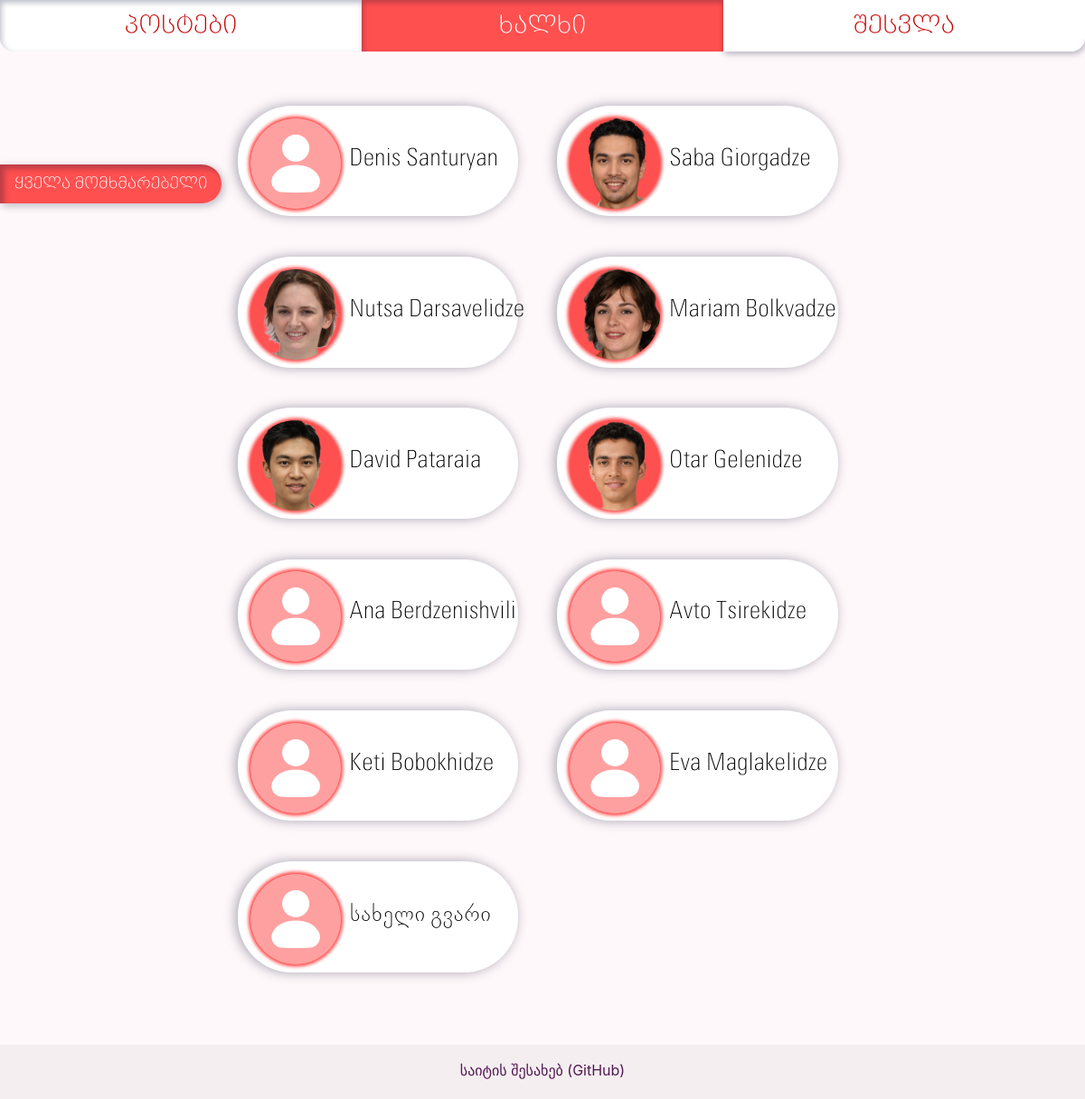
The app's page /people/, older data.
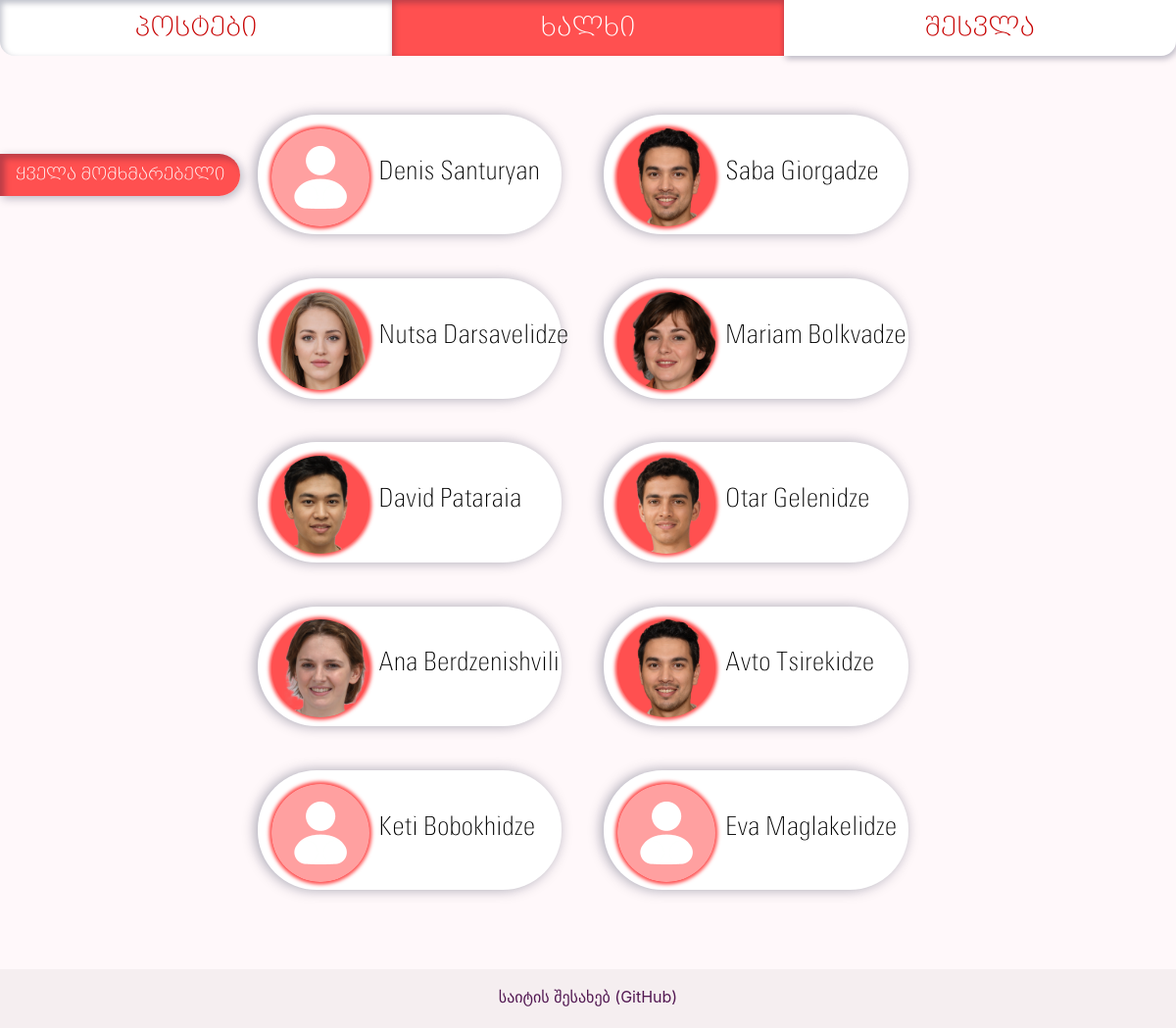
The same page, newer data.
### app/models/users.py (models this page shows, shortened)
class User(db.Model, UserMixin):
    __tablename__ = 'users'
    id = db.Column(db.Integer, primary_key=True)
    username = db.Column(db.String(16), unique=True, nullable=False, index=True)
    password = db.Column(db.String(255))
    name_first = db.Column(db.String)
    name_last = db.Column(db.String)
    email = db.Column(db.String(64), unique=True, nullable=False, index=True)
    sex = db.Column(db.String)
    dob = db.Column(db.Date)
    age = db.Column(db.Integer)
    picture = db.Column(db.String)
    post = db.relationship('PostsModel', backref='User', uselist=False)
    comment = db.relationship('Comment', backref='User', uselist=False)
    roles = db.relationship('Role', secondary=roles_users,
                            backref=db.backref('users', lazy='dynamic'))
    friends = db.relationship('User', secondary=friendships,
                              primaryjoin=id == friendships.c.user_id_one,
                              secondaryjoin=id == friendships.c.user_id_two)

### app/profiles/views.py (the view)
@profiles_blueprint.route('/')
@profiles_blueprint.route('/<username>', methods=['GET', 'POST'])
def list_people(username=None):
    if username:
        user = User.find_by_username(username)
        friend_request_form = FriendRequestForm()
        if current_user.is_authenticated:
            if user.id == current_user.id:
                return redirect(url_for('profiles.profile'))
            incoming_requests = FriendRequest.query.filter_by(recipient_user=current_user.id, active=1).all()
            incoming_requests_ids = [r.id for r in incoming_requests]
            incoming_requests_senders = [r.sender_user for r in incoming_requests]
            incoming_requests = [incoming_requests_ids, incoming_requests_senders]
            friend_asked = FriendRequest.query.filter_by(recipient_user=user.id,
                                                         sender_user=current_user.id,
                                                         active=1).first()
            if request.method == 'POST':  # happens when sending a friend request or deleting an existing one
                sender = int(friend_request_form.sender_user.data)
                receiver = int(friend_request_form.receiving_user.data)
                if sender == current_user.id and receiver == user.id:
                    if friend_request_form.submit_friend_request.data:
                        if not friend_asked:
                            new_friend_request = FriendRequest(sender_user=sender,
                                                               recipient_user=receiver)
                            db.session.add(new_friend_request)
                            db.session.commit()
                            return redirect(url_for('profiles.list_people', username=user.username))
                    elif friend_request_form.undo_friend_request.data:
                        if friend_asked:
                            db.session.delete(friend_asked)
                            db.session.commit()
                            return redirect(url_for('profiles.list_people', username=user.username))
        else:
            friend_asked = None
            incoming_requests = None
        return render_template('people_profile.html', pages=generate_nav_links(),
                               user=user,
                               friend_request_form=friend_request_form,
                               friend_asked=friend_asked,
                               incoming_requests=incoming_requests)
    else:
        people_list = User.query.all()
        return render_template('people.html', pages=generate_nav_links(), people_list=people_list)

### app/tools/nav_link_list.py (called while the page is built)
def generate_nav_links():
    pages_nav_list = [
        ("posts.list_posts", "პოსტები"),
        ("profiles.list_people", "ხალხი"),
        ("auth.auth", "შესვლა")
    ]
    from flask_login import current_user
    if current_user.is_authenticated:
        pages_nav_list[2] = ('profiles.profile', current_user.username.upper())
    return pages_nav_list

### app/profiles/templates/people.html (shortened to what this page needs)
{% extends "base.html" %}
{% block content %}
{% from 'macros_images.html' import show_profile_picture %}
  <div class="c-3">
    <div class="nav flex-column nav-pills nav-left-tabs profile-list-buttons" id="v-pills-tab" role="tablist" aria-orientation="vertical">
      <a class="nav-link  active profile-list-buttons-single" id="v-pills-home-tab" data-toggle="pill" href="#v-pills-home" role="tab" aria-controls="v-pills-home" aria-selected="true"> ყველა მომხმარებელი </a>
    </div>
  </div>
<div class="tab-content" id="v-pills-tabContent">
<div class="tab-pane fade show active" id="v-pills-home" role="tabpanel" aria-labelledby="v-pills-home-tab" style="flex-direction: column-reverse">
        <div class="profile-list-all c-8">
            {% for p in people_list %}
                {% if current_user.is_authenticated and p.id == current_user.id %}
                    <a href="{{ url_for('profiles.profile') }}">
                {% else %}
                    <a href="{{ url_for('profiles.list_people', username=p.username) }}">
                {% endif %}
                    <div class="profile-list-one c-4">
                        <table style="flex-direction: row">
                        <tbody>
                            <tr>
                                <td> {{ show_profile_picture(p, 'profile-list-image') }}
                                    <span class="profile-list-name"> {{ p.name_first }} {{ p.name_last }}</span>
                                </td>
                            </tr>
                        </tbody>
                        </table>
                    </div>
                </a>
            {% endfor %}
        </div>
    </div>
</div>
{% endblock %}

### app/templates/base.html (shortened to what this page needs)
{% from 'macros_general.html' import generate_navbar, generate_title %}
<!DOCTYPE html>
<html lang="en">
<head>
    <link rel="stylesheet" href="https://cdn.jsdelivr.net/npm/bootstrap@4.6.0/dist/css/bootstrap.min.css">
    <link rel="stylesheet" href="{{ url_for('static', filename='fonts/bpg-nino-elite-exp-caps.css') }}">
    <link rel="stylesheet" href="{{ url_for('static', filename='fonts/bpg-nino-elite.css') }}">
    <link rel="stylesheet" href="{{ url_for('static', filename='styles.css') }}">
    <link rel="stylesheet" href="{{ url_for('profiles.static', filename='style.css') }}">
</head>
<body>
    <div id="page-container">
        <div id="content-wrap">
            {{ generate_navbar(pages) }}
            {% block content %} {% endblock %}
        </div>
        <footer>
            <a href="https://github.com/Denissant/SocialMedia" class="text-center p-3 container-fluid" id="footer">
            საიტის შესახებ (GitHub)
            </a>
        </footer>
    </div>
<link class="jsbin" href="http://ajax.googleapis.com/ajax/libs/jqueryui/1/themes/base/jquery-ui.css" rel="stylesheet" type="text/css" />
</body>
</html>

### app/templates/macros_general.html (shortened to what this page needs)
{% macro generate_navbar(pages) %}
    <nav class="c-12" id="navbar">
        {% for page in pages %}
            {% if request.endpoint.endswith(page[0]) %}
                <a class="c-4 nav-button active" href="{{ url_for(page[0]) }}">{{ page[1] }}</a>
            {% else %}
                <a class="c-4 nav-button nav-passive" href="{{ url_for(page[0]) }}">{{ page[1] }}</a>
            {% endif %}
        {% endfor %}
    </nav>
{% endmacro %}
{% macro show_profile_information(user) %}
    {% from macros_images import show_profile_picture %}
{% endmacro %}

### app/posts/templates/macros_images.html (shortened to what this page needs)
{% macro show_profile_picture(user, style) %}
      {% if user.picture %}
        <img src="{{ url_for('static', filename='uploads/profile_pictures/%s' % user.picture) }}" class="{{style}}" alt="my_profile_picture">
      {% else %}
        <img src="{{ url_for('static', filename='uploads/profile_pictures/default_profile_picture.png') }}" class="{{style}}" alt="my_profile_picture">
      {% endif %}
{% endmacro %}

### app/static/styles.css (style rules this page uses)
html, body { margin: 0; padding: 0; height: 100%; background-color: rgb(255, 248, 250); }
* { box-sizing: border-box; }
.c-3 { width: 25%; }
.c-4 { width: 33.33%; }
.c-8 { width: 66.66%; }
.c-12 { width: 100%; }
#page-container { position: relative; min-height: 100vh; }
#content-wrap { padding-bottom: 6rem; }
#footer { position: absolute; bottom: 0; width: 100%; height: 3.75rem; background: rgba(0, 0, 0, 0.04); text-decoration: none; color: #521852; }
#navbar { display: flex; font-size: 1.7rem; font-family: "BPG Nino Elite Exp Caps", sans-serif; }
.nav-button, .nav-button:hover { padding: 0.5rem 1rem; text-align: center; text-decoration: none; user-select: none; }
#navbar .active { background-color: #ff5050; box-shadow: inset 0.1rem 0.18rem 0.4rem rgba(2, 12, 47, 0.27); color: white }
#navbar .nav-passive { background-color: white; border: none; box-shadow: 0.1rem 0.18rem 0.4rem rgba(2, 12, 47, 0.27); color: #C70101; }
#navbar :first-child { border-bottom-left-radius: 0.94rem; }
#navbar :last-child { border-bottom-right-radius: 0.94rem; }
.profile-list-all { margin: auto; padding-left: 2%; padding-top: 5%; flex-direction: row; }
.profile-list-one { display: inline-block; margin-left: 5%; margin-bottom: 5%; width: 40%; background-color: white; border-radius: 3.75rem; padding: 1%; box-shadow: -0.15rem 0 0.8rem rgba(2, 12, 47, 0.35); }
.profile-list-name { font-family: "Open Sans Mixed", "BPG Nino Elite", sans-serif; font-size: 1.625rem; color: #000000; overflow: hidden; white-space: nowrap; text-overflow: ellipsis; max-width: 15rem; display: inline-block; position: absolute; text-align: center; margin-top: 2.5%; }
.profile-list-image { border-radius: 3.125rem; background-color: #ff5050; box-shadow: 0 0 0.24rem 0.15rem #ff5050; height: 6.25rem; width: 6.25rem; margin: 0.312rem 0.625rem 0 0.312rem; }
.nav-left-tabs { font-family: "BPG Nino Elite Exp Caps", sans-serif; box-shadow: 0.15rem 0.15rem 0.61rem rgba(2, 12, 47, 0.27); background-color: white!important; font-size: 1.25rem; text-align: center; max-width: 18.75rem; border-top-right-radius: 1.875rem; border-bottom-right-radius: 1.875rem; }
.nav-left-tabs * { color: purple!important; }
.nav-left-tabs .active { background-color: #ff5050!important; color: white!important; border-radius: 0 1.875rem 1.875rem 0!important; box-shadow: inset 0.3rem 0.3rem 0.42rem rgba(2, 12, 47, 0.27)!important; }
.profile-list-buttons { position: absolute; top: 15%; }
.profile-list-buttons-single { font-size: 1.1rem; }

Row changes from the older to the newer data that the page shows:
removed User: name_first "სახელი", name_last "გვარი"
changed User "Nutsa": picture: a different picture
changed User "Ana": picture: picture added
changed User "Avto": picture: picture added
